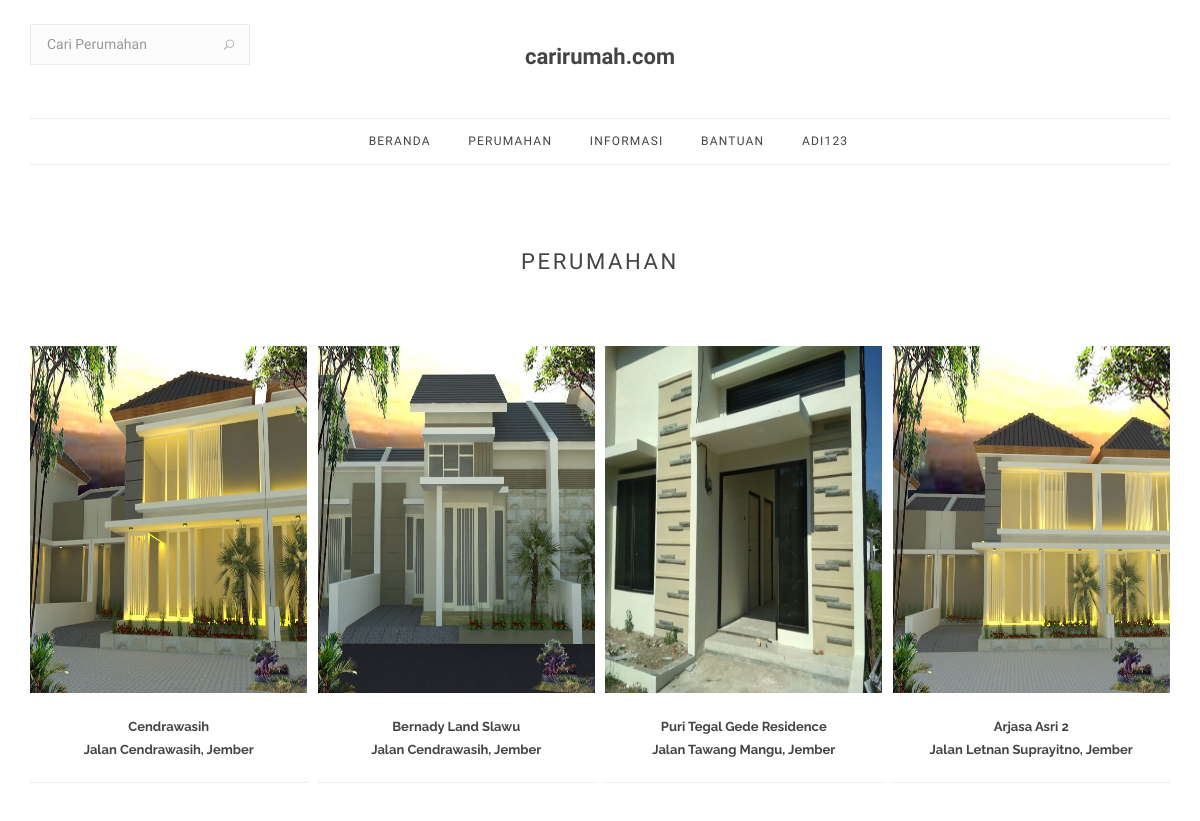
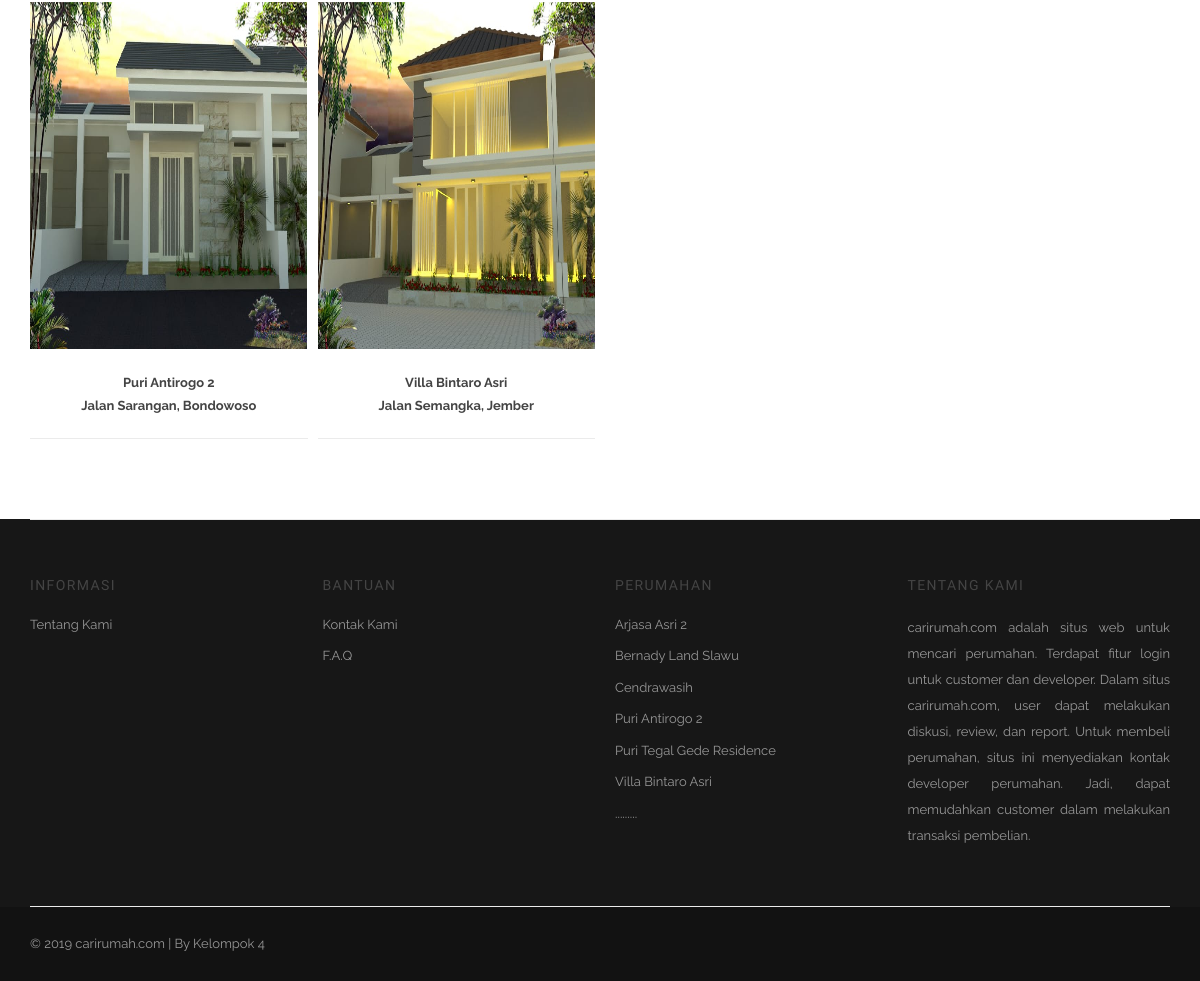
Screenshot of /home/index_customer.php (signed in) with the database file from the repository (2 pictures, top to bottom).
### tables this page shows
CREATE TABLE `perum` (
  `KD_PERUM` int(4) NOT NULL,
  `KD_PT` int(4) NOT NULL,
  `NAMA_PERUM` varchar(100) DEFAULT NULL,
  `LOKASI` varchar(100) DEFAULT NULL,
  `GAMBAR_PERUM` varchar(100) DEFAULT NULL
);

### home/pages/dashboardperum/dashboardperum_cus.php (the view, shortened to what this page needs)
<?php
include "inc/slider.php";
  if(!isset($_GET['cari'])){
    $new = "SELECT KD_PERUM, NAMA_PERUM, LOKASI, GAMBAR_PERUM FROM perum ORDER BY KD_PERUM DESC LIMIT 10 ";
    $rsNew = mysqli_query($konek, $new);
?>
    <section class="section-wrap new-arrivals pb-40">
      <div class="container">
        <div class="row heading-row">
          <div class="col-md-12 text-center">
            <h2 class="heading uppercase"><small>PERUMAHAN</small></h2>
          </div>
        </div>
        <div class="row row-10">
          <?php while($row=mysqli_fetch_assoc($rsNew)){ ?>
            <div class="col-md-3 col-xs-12 animated-from-left">
              <div class="product-item">
                <div class="product-img">
                  <a href="#">
                    <img src="img/<?php echo $row['GAMBAR_PERUM']; ?>" alt="" style="height:347px; width:277px;">
                  </a>
                </div>
                <div class="product-details">
                  <h3>
                    <a class="product-title" href="?p=buku_detail&KD_PERUM=<?php echo $row['KD_PERUM']; ?>"><b><?php echo substr($row['NAMA_PERUM'], 0, 35); if(strlen($row['NAMA_PERUM'])>35) echo  "..." ?></b></a>
                  </h3>
                  <h3> <a class="product-title" href="?p=buku_detail&KD_PERUM=<?php echo $row['KD_PERUM']; ?>"><b><?php echo substr($row['LOKASI'], 0, 35); if(strlen($row['LOKASI'])>35) echo  "..." ?></b></a></h3>
                </div>
              </div>
            </div>
          <?php } ?>
        </div>
      </div>
    </section>
  <?php } ?>

### home/inc/footer.php (shortened to what this page needs)
<?php
  $katfoot="SELECT * FROM perum ORDER BY NAMA_PERUM LIMIT 6";
  $rsKatFoot=mysqli_query($konek, $katfoot);
?>
    <footer class="footer footer-type-1 bg-dark">
      <div class="container">
        <div class="footer-widgets top-bottom-dividers pb-mdm-20">
          <div class="row">
            <div class="col-md-3 col-sm-4 col-xs-4 col-xxs-12">
              <div class="widget footer-links">
                <h5 class="widget-title uppercase">Informasi</h5>
                <ul class="list-no-dividers">
                  <li><a href="?p=about">Tentang Kami</a></li>
                </ul>
              </div>
            </div>
            <div class="col-md-3 col-sm-4 col-xs-4 col-xxs-12">
              <div class="widget footer-links">
                <h5 class="widget-title uppercase">Bantuan</h5>
                <ul class="list-no-dividers">
                  <li><a href="?p=contact">Kontak Kami</a></li>
                  <li><a href="?p=faq">F.A.Q</a></li>
                </ul>
              </div>
            </div>
            <div class="col-md-3 col-sm-4 col-xs-4 col-xxs-12">
              <div class="widget footer-links">
                <h5 class="widget-title uppercase">Perumahan</h5>
                <ul class="list-no-dividers">
                  <?php while($row=mysqli_fetch_assoc($rsKatFoot)){ ?>
                    <li><a href="?p=buku&KD_PERUM=<?php echo $row['KD_PERUM']; ?>&halaman=1"><?php echo $row['NAMA_PERUM']; ?></a></li>
                  <?php } ?>
                  <li>.........</li>
                </ul>
              </div>
            </div>
            <div align="justify" class="col-md-3 col-sm-6 col-xs-12">
              <div class="widget">
                <h5 class="widget-title uppercase">tentang kami</h5>
                <p class="mb-0">
                carirumah.com adalah situs web untuk mencari perumahan. Terdapat fitur login untuk customer dan developer. Dalam situs carirumah.com, user dapat melakukan diskusi, review, dan report. Untuk membeli perumahan, situs ini menyediakan kontak developer perumahan. Jadi, dapat memudahkan customer dalam melakukan transaksi pembelian.
                </p>
              </div>
            </div>
          </div>
        </div>
      </div>
      <div class="bottom-footer bg-dark">
        <div class="container">
          <div class="row">
            <div class="col-sm-4 copyright sm-text-center">
              <span>
                &copy; 2019 carirumah.com | By Kelompok 4
              </span>
            </div>
            <div class="col-sm-4 text-center">
            </div>
          </div>
        </div>
      </div>
    </footer>

### rows the page displays
perum: GAMBAR_PERUM (picture), NAMA_PERUM "Cendrawasih", LOKASI "Jalan Cendrawasih, Jember"
perum: GAMBAR_PERUM (picture), NAMA_PERUM "Bernady Land Slawu", LOKASI "Jalan Cendrawasih, Jember"
perum: GAMBAR_PERUM (picture), NAMA_PERUM "Puri Tegal Gede Residence", LOKASI "Jalan Tawang Mangu, Jember"
perum: GAMBAR_PERUM (picture), NAMA_PERUM "Arjasa Asri 2", LOKASI "Jalan Letnan Suprayitno, Jember"
perum: GAMBAR_PERUM (picture), NAMA_PERUM "Puri Antirogo 2", LOKASI "Jalan Sarangan, Bondowoso"
perum: GAMBAR_PERUM (picture), NAMA_PERUM "Villa Bintaro Asri", LOKASI "Jalan Semangka, Jember"

### other values shown
$_SESSION['USERNAME'] "ADI123"
